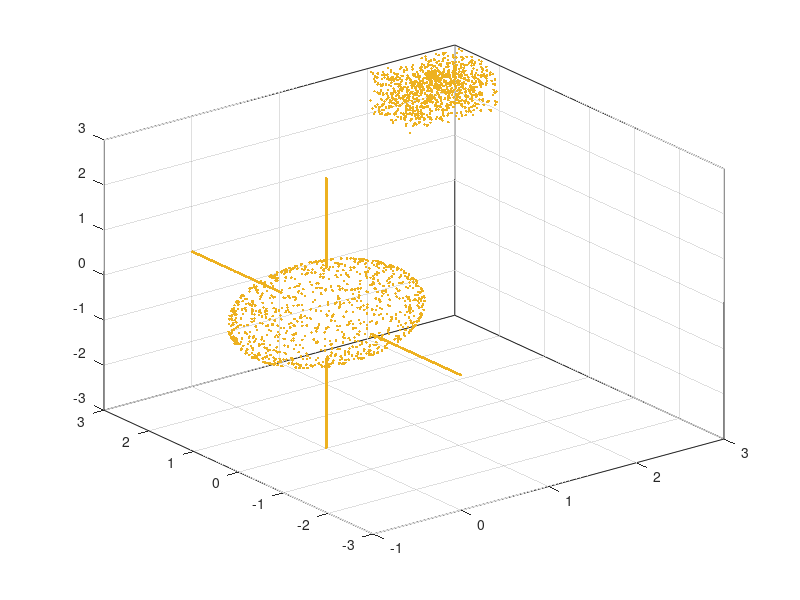

MATLAB code for this plot:
function X = genLDdata
% This function will return 



 %sample from the surface of a sphere
 X1 = randn(1000,1);
 X2 = randn(1000,1);
 X3 = randn(1000,1);
 lambda = sqrt(X1.^2 + X2.^2 + X3.^2);
 X1 = X1./lambda;
 X2 = X2./lambda;
 X3 = X3./lambda;
 X = [X1,X2,X3];
 plot3(X(:,1),X(:,2),X(:,3),'.')
 
%sample from a cube
 X1 = rand(1000,1) + 2;
 X2 = rand(1000,1) + 2;
 X3 = rand(1000,1) + 2;
 
 XX = [X1,X2,X3];
 hold on
 plot3(XX(:,1),XX(:,2),XX(:,3),'.')

 %sample from lines attached to a sphere
 
 
 X1 = zeros(1000,1);
 X2 = zeros(1000,1);
 X3 = 2*rand(1000,1) + 1;
 L1 = [X1,X2,X3];
 
 X1 = zeros(1000,1);
 X2 = zeros(1000,1);
 X3 = -2*rand(1000,1) + -1;
 L2 = [X1,X2,X3];
 
 X1 = zeros(1000,1);
 X2 = 2*rand(1000,1)+1;
 X3 = zeros(1000,1);
 L3 = [X1,X2,X3];
 
 X1 = zeros(1000,1);
 X2 = -2*rand(1000,1)-1;
 X3 = zeros(1000,1);
 L4 = [X1,X2,X3];
 
 A = zeros(6000,3);
 A(1:1000,:) = X;
 A(1001:2000,:) = XX;
 A(2001:3000,:) = L1;
 A(3001:4000,:) = L2;
  A(4001:5000,:) = L3;
  A(5001:6000,:) = L4;
  
  
 plot3(A(:,1),A(:,2),A(:,3),'.')
 grid on
 box on
 
hold off
